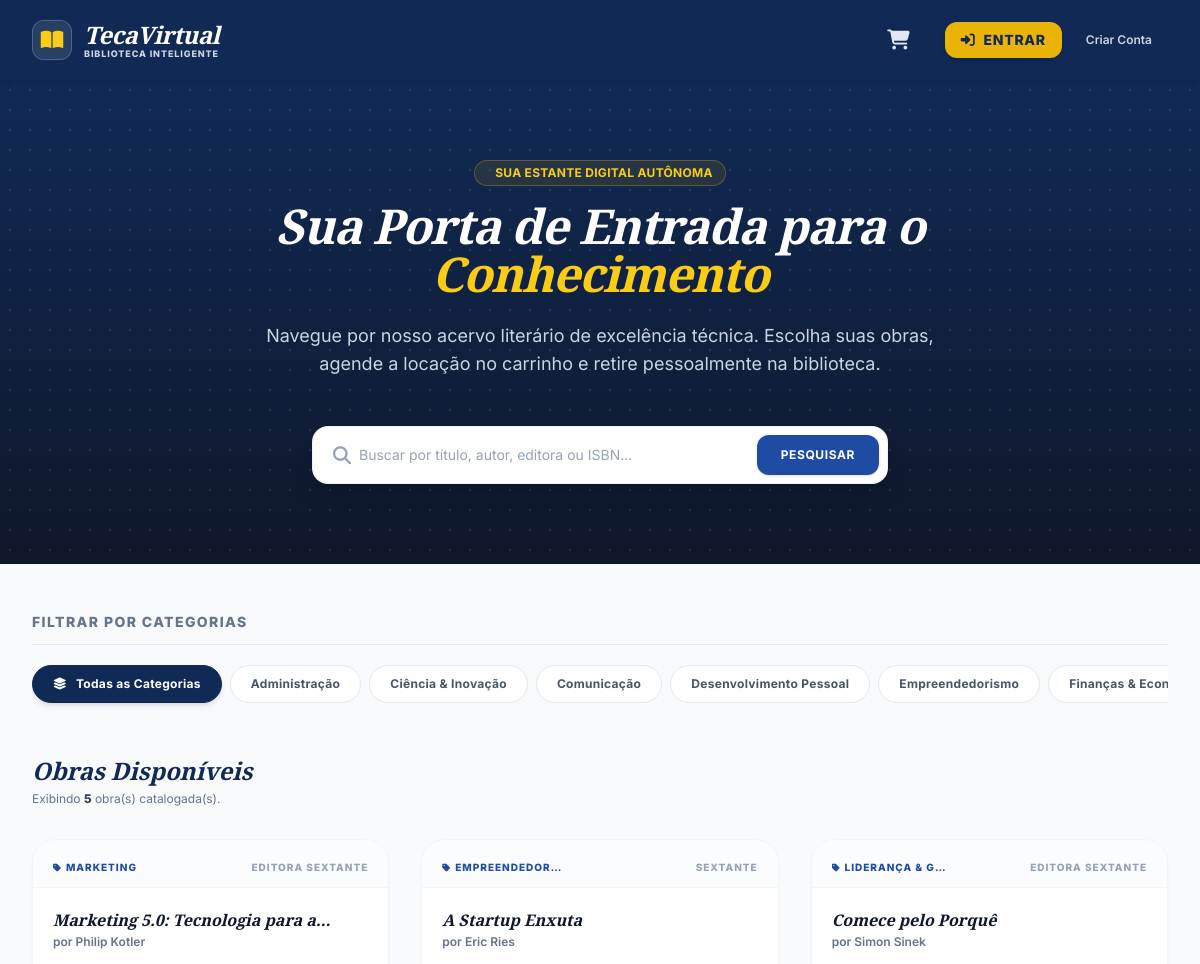
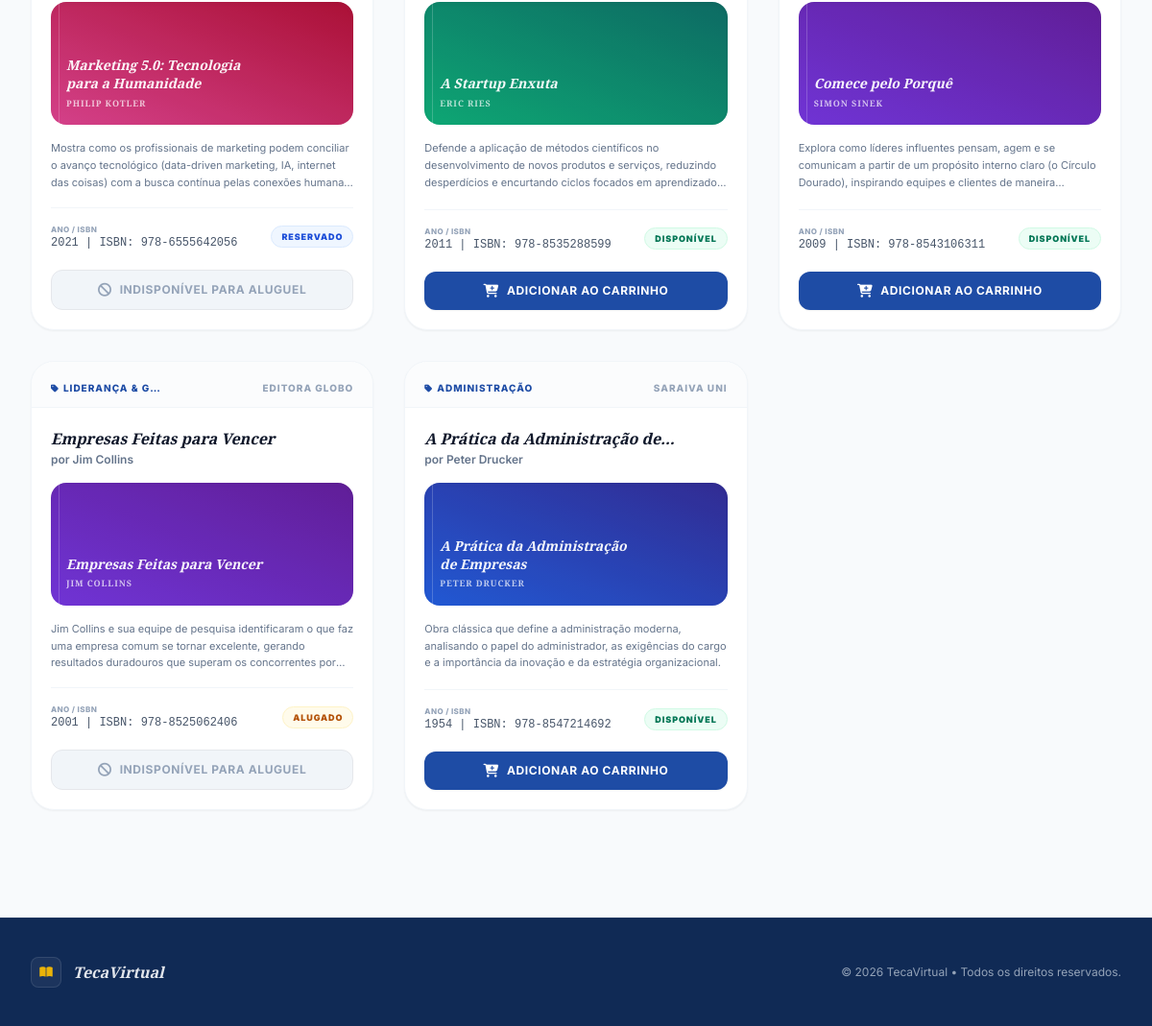
The page / on the database its author committed (2 pictures, top to bottom).
### tables this page shows
CREATE TABLE IF NOT EXISTS `categorias` (
  `id` INT AUTO_INCREMENT PRIMARY KEY,
  `nome` VARCHAR(100) NOT NULL UNIQUE
);

CREATE TABLE IF NOT EXISTS `livros` (
  `id` INT AUTO_INCREMENT PRIMARY KEY,
  `title` VARCHAR(255) NOT NULL,
  `author` VARCHAR(255) NOT NULL,
  `isbn` VARCHAR(50) DEFAULT NULL,
  `publisher` VARCHAR(255) DEFAULT NULL,
  `year` INT NOT NULL,
  `category` VARCHAR(100) NOT NULL,
  `status` ENUM('disponivel', 'emprestado', 'reservado') DEFAULT 'disponivel',
  `synopsis` TEXT DEFAULT NULL,
  `created_at` TIMESTAMP DEFAULT CURRENT_TIMESTAMP
);

### index.php (the view, shortened to what the rows shown need)
<?php
require_once 'config.php';
try {
    $stmtCats = $pdo->query("SELECT * FROM `categorias` ORDER BY `nome` ASC");
    $categorias = $stmtCats->fetchAll();
} catch (Exception $e) {
    $categorias = [];
}
$search = trim($_GET['search'] ?? '');
$category_filter = trim($_GET['category'] ?? '');
try {
    $query = "SELECT * FROM `livros` WHERE 1=1";
    $params = [];
    $query .= " ORDER BY `id` DESC";
    $stmtBooks = $pdo->prepare($query);
    $stmtBooks->execute($params);
    $books = $stmtBooks->fetchAll();
} catch (Exception $e) {
    $books = [];
}
function getCategoryColorGradient($category) {
    $colors = [
        'Administração' => 'from-blue-600 to-indigo-800',
        'Marketing' => 'from-pink-500 to-rose-700',
        'Finanças & Economia' => 'from-amber-500 to-orange-700',
        'Desenvolvimento Pessoal' => 'from-purple-500 to-indigo-700',
        'Tecnologia & Programação' => 'from-cyan-500 to-blue-700',
        'Liderança & Gestão' => 'from-violet-600 to-purple-800',
        'Empreendedorismo' => 'from-emerald-500 to-teal-700',
        'Comunicação' => 'from-fuchsia-500 to-pink-700',
        'Ciência & Inovação' => 'from-sky-500 to-indigo-600',
    ];
    return $colors[$category] ?? 'from-slate-600 to-slate-800';
}
?>
<!DOCTYPE html>
<html lang="pt-BR">
<head>
    <script src="https://cdn.tailwindcss.com"></script>
    <link rel="stylesheet" href="https://cdnjs.cloudflare.com/ajax/libs/font-awesome/6.4.0/css/all.min.css">
</head>
<body id="storefront-body-root" class="min-h-screen flex flex-col antialiased text-slate-800">
    <section class="relative bg-gradient-to-b from-brand-primary to-slate-900 text-white overflow-hidden py-12 sm:py-20">
        <div class="max-w-7xl mx-auto px-4 sm:px-6 lg:px-8 relative">
            <div class="text-center max-w-3xl mx-auto flex flex-col gap-4">
                <h1 class="text-3xl sm:text-5xl font-black tracking-tight font-serif italic text-white leading-tight">
                    Sua Porta de Entrada para o <span class="text-yellow-400">Conhecimento</span>
                </h1>
            </div>
        </div>
    </section>
    <main class="flex-1 max-w-7xl mx-auto px-4 sm:px-6 lg:px-8 py-8 sm:py-12 w-full">
        <div class="mb-10">
            <div class="flex items-center gap-2 overflow-x-auto pb-3 scroller">
                <a
                    href="index.php?category=Todas&search=<?php echo urlencode($search); ?>"
                    class="px-5 py-2.5 rounded-full text-xs font-bold tracking-wide border transition-all whitespace-nowrap <?php echo ($category_filter === 'Todas' || empty($category_filter)) ? 'bg-brand-primary text-white border-brand-primary shadow-md' : 'bg-white text-slate-600 border-slate-200 hover:bg-slate-50 hover:border-slate-300' ?>"
                >
                    <i class="fa-solid fa-layer-group mr-1.5"></i> Todas as Categorias
                </a>
                <?php foreach ($categorias as $cat): ?>
                    <a
                        href="index.php?category=<?php echo urlencode($cat['nome']); ?>&search=<?php echo urlencode($search); ?>"
                        class="px-5 py-2.5 rounded-full text-xs font-bold tracking-wide border transition-all whitespace-nowrap <?php echo ($category_filter === $cat['nome']) ? 'bg-brand-primary text-white border-brand-primary shadow-md' : 'bg-white text-slate-600 border-slate-200 hover:bg-slate-50 hover:border-slate-300' ?>"
                    >
                        <?php echo htmlspecialchars($cat['nome']); ?>
                    </a>
                <?php endforeach; ?>
            </div>
        </div>
        <div class="flex items-center justify-between mb-8">
            <div>
                <h2 class="text-xl sm:text-2xl font-serif italic font-bold text-brand-primary">Obras Disponíveis</h2>
            </div>
        </div>
        <?php if (count($books) === 0): ?>
            <div class="bg-white rounded-3xl p-12 text-center border border-slate-200/60 max-w-xl mx-auto shadow-sm">
                <div class="w-16 h-16 rounded-2xl bg-slate-50 border border-slate-100 flex items-center justify-center mx-auto mb-4">
                    <i class="fa-solid fa-folder-open text-3xl text-slate-300"></i>
                </div>
                <h4 class="text-lg font-bold text-slate-800">Nenhum livro foi encontrado</h4>
                <p class="text-xs text-slate-500 mt-2 max-w-sm mx-auto">
                    Não encontramos resultados para a sua pesquisa. Tente buscar por outros termos ou selecione outra categoria.
                </p>
                <a href="index.php" class="inline-flex mt-6 px-5 py-2.5 bg-brand-secondary hover:bg-brand-primary text-white text-xs font-bold uppercase tracking-wider rounded-xl transition-all shadow-sm">
                    Ir para o Início
                </a>
            </div>
        <?php else: ?>
            <div class="grid grid-cols-1 sm:grid-cols-2 lg:grid-cols-3 gap-6 sm:gap-8">
                <?php foreach ($books as $book): ?>
                    <?php
                        $gradient = getCategoryColorGradient($book['category']);
                    ?>
                    <article class="bg-white rounded-3xl border border-slate-100 shadow-sm hover:shadow-xl transition-all duration-300 overflow-hidden flex flex-col group relative">
                        <div class="px-5 pt-5 pb-3 border-b border-slate-100 flex items-center justify-between text-[10px] text-slate-400 font-extrabold uppercase tracking-widest bg-slate-50/50">
                            <span class="text-brand-secondary truncate max-w-[120px]" title="<?php echo htmlspecialchars($book['category']); ?>">
                                <i class="fa-solid fa-tag mr-1 text-[9px]"></i><?php echo htmlspecialchars($book['category']); ?>
                            </span>
                            <span class="truncate max-w-[120px]" title="<?php echo htmlspecialchars($book['publisher']); ?>">
                                <?php echo htmlspecialchars($book['publisher']); ?>
                            </span>
                        </div>
                        <div class="p-5 flex-1 flex flex-col gap-4">
                            <div>
                                <h4 class="text-base font-bold font-serif italic text-brand-dark line-clamp-1 group-hover:text-brand-secondary transition-colors" title="<?php echo htmlspecialchars($book['title']); ?>">
                                    <?php echo htmlspecialchars($book['title']); ?>
                                </h4>
                                <p class="text-xs font-semibold text-slate-500 mt-0.5">por <?php echo htmlspecialchars($book['author']); ?></p>
                            </div>
                            <div class="h-32 w-full bg-gradient-to-tr <?php echo $gradient; ?> rounded-2xl flex flex-col justify-end p-4 text-white font-serif relative overflow-hidden shadow-inner">
                                <div class="absolute inset-0 bg-black/10"></div>
                                <p class="font-serif italic font-black text-sm text-white/95 leading-snug line-clamp-2 max-w-[210px] z-20">
                                    <?php echo htmlspecialchars($book['title']); ?>
                                </p>
                                <span class="text-[9px] uppercase tracking-widest text-white/70 font-extrabold block mt-1 z-20"><?php echo htmlspecialchars($book['author']); ?></span>
                            </div>
                            <?php if (!empty($book['synopsis'])): ?>
                                <p class="text-[11px] text-slate-500 line-clamp-3 leading-relaxed" title="<?php echo htmlspecialchars($book['synopsis']); ?>">
                                    <?php echo htmlspecialchars($book['synopsis']); ?>
                                </p>
                            <?php else: ?>
                                <p class="text-[11px] text-slate-400 italic line-clamp-3 leading-relaxed">
                                    Nenhuma sinopse disponível para esta obra literária técnica.
                                </p>
                            <?php endif; ?>
                            <div class="mt-auto pt-4 border-t border-slate-100 flex items-center justify-between">
                                <div>
                                    <p class="text-[8px] uppercase font-extrabold text-slate-400 tracking-wider">Ano / ISBN</p>
                                    <span class="block text-xs text-slate-600 font-mono">
                                        <?php echo $book['year']; ?> <?php echo !empty($book['isbn']) ? '| ISBN: ' . htmlspecialchars($book['isbn']) : ''; ?>
                                    </span>
                                </div>
                                <?php
                                    $status = $book['status'];
                                    if ($status === 'disponivel') {
                                        $statusClass = 'bg-emerald-50 text-emerald-700 border-emerald-100';
                                        $statusText = 'Disponível';
                                    } elseif ($status === 'emprestado') {
                                        $statusClass = 'bg-amber-50 text-amber-700 border-amber-100';
                                        $statusText = 'Alugado';
                                    } else {
                                        $statusClass = 'bg-blue-50 text-blue-700 border-blue-100';
                                        $statusText = 'Reservado';
                                    }
                                ?>
                                <span class="text-[9px] font-black uppercase tracking-widest px-2.5 py-1 rounded-full border <?php echo $statusClass; ?>">
                                    <?php echo $statusText; ?>
                                </span>
                            </div>
                        </div>
                        <div class="px-5 pb-5 pt-0">
                            <?php if ($status === 'disponivel'): ?>
                                <form action="carrinho.php" method="POST" class="w-full">
                                    <button
                                        type="submit"
                                        class="w-full py-2.5 bg-brand-secondary hover:bg-brand-primary text-white rounded-xl text-xs font-bold uppercase tracking-wider transition-all shadow-sm hover:shadow-md flex items-center justify-center gap-2 cursor-pointer"
                                    >
                                        <i class="fa-solid fa-cart-plus text-sm"></i>
                                        <span>Adicionar ao Carrinho</span>
                                    </button>
                                </form>
                            <?php else: ?>
                                <button
                                    disabled
                                    class="w-full py-2.5 bg-slate-100 text-slate-400 rounded-xl text-xs font-bold uppercase tracking-wider flex items-center justify-center gap-2 cursor-not-allowed border border-slate-250/20"
                                >
                                    <i class="fa-solid fa-ban text-sm"></i>
                                    <span>Indisponível para Aluguel</span>
                                </button>
                            <?php endif; ?>
                        </div>
                    </article>
                <?php endforeach; ?>
            </div>
        <?php endif; ?>
    </main>
</body>
</html>

### rows shown on the page
categorias: nome "Administração"
categorias: nome "Ciência & Inovação"
categorias: nome "Comunicação"
categorias: nome "Desenvolvimento Pessoal"
categorias: nome "Empreendedorismo"
categorias: nome "Finanças &…"
livros: category "MARKETING", publisher "EDITORA SEXTANTE", title "Marketing 5.0: Tecnologia para…", author "Philip Kotler", title "Marketing 5.0: Tecnologia para a Humanidade", author "PHILIP KOTLER", synopsis "Mostra como os profissionais de marketing podem conciliar o avanço tecnológico (data-driven marketing, IA, internet das coisas) com a busca contínua pelas conexões…", year "2021", isbn "978-6555642056", status "RESERVADO", shows "INDISPONÍVEL PARA ALUGUEL"
livros: category "EMPREENDEDOR…", publisher "SEXTANTE", title "A Startup Enxuta", author "Eric Ries", author "ERIC RIES", synopsis "Defende a aplicação de métodos científicos no desenvolvimento de novos produtos e serviços, reduzindo desperdícios e encurtando ciclos focados em…", year "2011", isbn "978-8535288599", status "DISPONÍVEL"
livros: category "LIDERANÇA & G…", publisher "EDITORA SEXTANTE", title "Comece pelo Porquê", author "Simon Sinek", author "SIMON SINEK", synopsis "Explora como líderes influentes pensam, agem e se comunicam a partir de um propósito interno claro (o Círculo Dourado), inspirando equipes e clientes de…", year "2009", isbn "978-8543106311", status "DISPONÍVEL"
livros: category "LIDERANÇA & G…", publisher "EDITORA GLOBO", title "Empresas Feitas para Vencer", author "Jim Collins", author "JIM COLLINS", synopsis "Jim Collins e sua equipe de pesquisa identificaram o que faz uma empresa comum se tornar excelente, gerando resultados duradouros que superam os concorrentes…", year "2001", isbn "978-8525062406", status "ALUGADO", shows "INDISPONÍVEL PARA ALUGUEL"
livros: category "ADMINISTRAÇÃO", publisher "SARAIVA UNI", title "A Prática da Administração…", author "Peter Drucker", title "A Prática da Administração de Empresas", author "PETER DRUCKER", synopsis "Obra clássica que define a administração moderna, analisando o papel do administrador, as exigências do cargo e a importância da inovação e da estratégia organizacional.", year "1954", isbn "978-8547214692", status "DISPONÍVEL"

### other values the page prints
count($books) "5"
